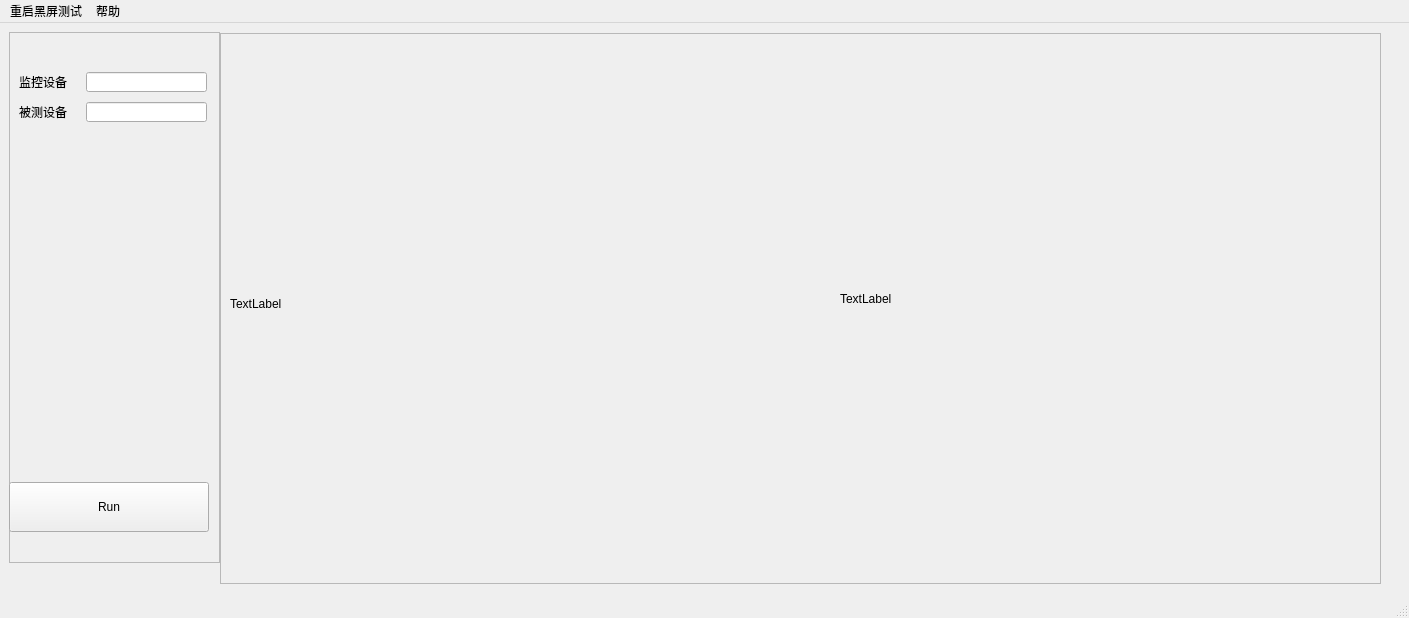
<?xml version="1.0" encoding="UTF-8"?>
<ui version="4.0">
 <class>MainWindow</class>
 <widget class="QMainWindow" name="MainWindow">
  <property name="geometry">
   <rect>
    <x>0</x>
    <y>0</y>
    <width>1409</width>
    <height>618</height>
   </rect>
  </property>
  <property name="windowTitle">
   <string>MainWindow</string>
  </property>
  <widget class="QWidget" name="centralwidget">
   <widget class="QFrame" name="frame">
    <property name="geometry">
     <rect>
      <x>9</x>
      <y>9</y>
      <width>211</width>
      <height>531</height>
     </rect>
    </property>
    <property name="frameShape">
     <enum>QFrame::StyledPanel</enum>
    </property>
    <property name="frameShadow">
     <enum>QFrame::Raised</enum>
    </property>
    <widget class="QPushButton" name="runBacktestPB">
     <property name="enabled">
      <bool>true</bool>
     </property>
     <property name="geometry">
      <rect>
       <x>0</x>
       <y>450</y>
       <width>200</width>
       <height>50</height>
      </rect>
     </property>
     <property name="sizePolicy">
      <sizepolicy hsizetype="Minimum" vsizetype="Preferred">
       <horstretch>0</horstretch>
       <verstretch>0</verstretch>
      </sizepolicy>
     </property>
     <property name="minimumSize">
      <size>
       <width>0</width>
       <height>50</height>
      </size>
     </property>
     <property name="text">
      <string>Run</string>
     </property>
    </widget>
    <widget class="QLineEdit" name="monitor_input">
     <property name="geometry">
      <rect>
       <x>77</x>
       <y>40</y>
       <width>121</width>
       <height>20</height>
      </rect>
     </property>
     <property name="inputMask">
      <string/>
     </property>
     <property name="text">
      <string/>
     </property>
    </widget>
    <widget class="QLabel" name="label">
     <property name="geometry">
      <rect>
       <x>10</x>
       <y>40</y>
       <width>78</width>
       <height>20</height>
      </rect>
     </property>
     <property name="text">
      <string>监控设备</string>
     </property>
    </widget>
    <widget class="QLabel" name="label_3">
     <property name="geometry">
      <rect>
       <x>10</x>
       <y>70</y>
       <width>78</width>
       <height>20</height>
      </rect>
     </property>
     <property name="text">
      <string>被测设备</string>
     </property>
    </widget>
    <widget class="QLineEdit" name="test_id">
     <property name="geometry">
      <rect>
       <x>77</x>
       <y>70</y>
       <width>121</width>
       <height>20</height>
      </rect>
     </property>
     <property name="inputMask">
      <string/>
     </property>
     <property name="text">
      <string/>
     </property>
    </widget>
   </widget>
   <widget class="QFrame" name="frame_2">
    <property name="geometry">
     <rect>
      <x>220</x>
      <y>10</y>
      <width>1161</width>
      <height>551</height>
     </rect>
    </property>
    <property name="frameShape">
     <enum>QFrame::StyledPanel</enum>
    </property>
    <property name="frameShadow">
     <enum>QFrame::Raised</enum>
    </property>
    <widget class="QLabel" name="img_1">
     <property name="geometry">
      <rect>
       <x>10</x>
       <y>10</y>
       <width>511</width>
       <height>521</height>
      </rect>
     </property>
     <property name="text">
      <string>TextLabel</string>
     </property>
    </widget>
    <widget class="QLabel" name="img_2">
     <property name="geometry">
      <rect>
       <x>620</x>
       <y>10</y>
       <width>541</width>
       <height>511</height>
      </rect>
     </property>
     <property name="text">
      <string>TextLabel</string>
     </property>
    </widget>
   </widget>
  </widget>
  <widget class="QStatusBar" name="statusbar"/>
  <widget class="QMenuBar" name="menubar">
   <property name="geometry">
    <rect>
     <x>0</x>
     <y>0</y>
     <width>1409</width>
     <height>23</height>
    </rect>
   </property>
   <widget class="QMenu" name="menu">
    <property name="title">
     <string>重启黑屏测试</string>
    </property>
   </widget>
   <widget class="QMenu" name="menu_2">
    <property name="title">
     <string>帮助</string>
    </property>
   </widget>
   <addaction name="menu"/>
   <addaction name="menu_2"/>
  </widget>
 </widget>
 <resources/>
 <connections/>
</ui>
